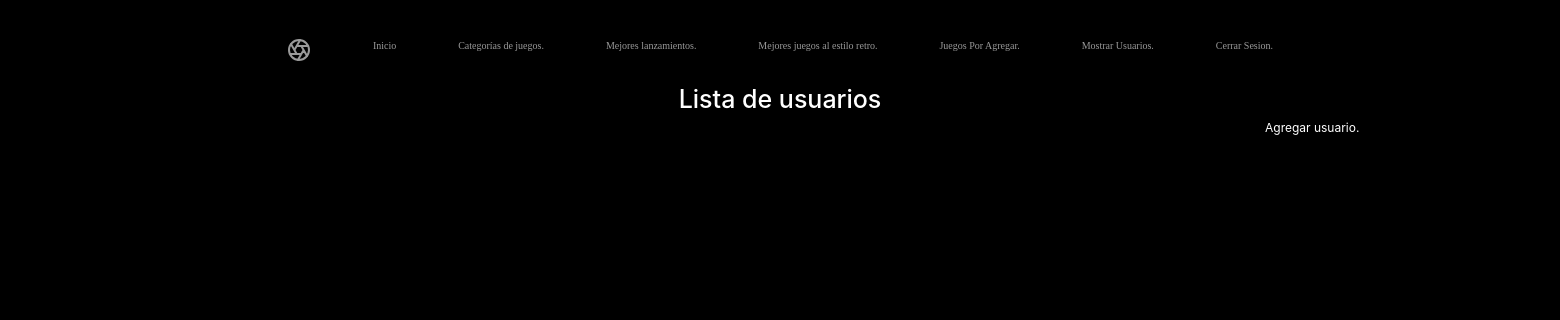
/catalogo/usuario/, run on an earlier commit of the app's database.
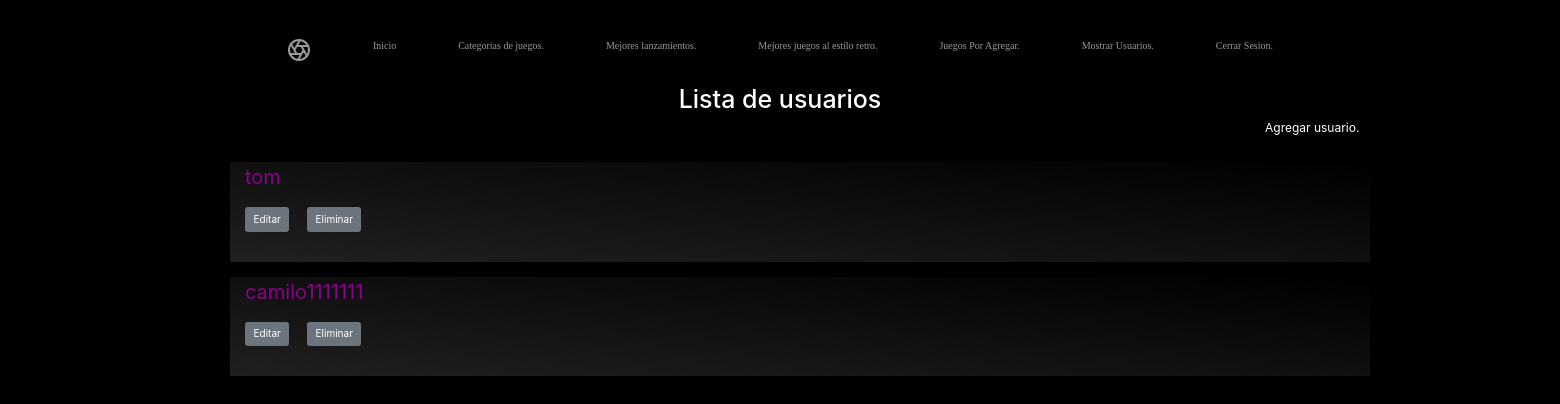
And on a later commit of the database.
### catalogo/models.py (models this page shows, shortened)
class Usuario(models.Model):
    rut = models.CharField(max_length=8, primary_key=True, help_text="Ingrese rut sin dígito verificador.")
    correo = models.CharField(max_length=100)
    usuario = models.CharField(max_length=20)
    clave = models.CharField(max_length=20)
    def get_absolute_url(self):
        return reverse('usuario_detail', args=[int(self.rut)])

### catalogo/views.py (the view)
# urls.py: path('usuario/',views.UsuarioListView.as_view(), name='usuarios'),
class UsuarioListView(generic.ListView):
    model= Usuario
    paginate_by= 10

### catalogo/templates/catalogo/usuario_list.html (shortened to what this page needs)
<html>
{% extends "base_generic.html" %}
{% block content %}
<head>
{% load static %}
<link rel="stylesheet" href="css/styles">
</head>
<body style="background:black">
    <h1 style="text-align: center;">Lista de usuarios</h1>
    <p class=container style="margin-left: 1250px;">
        <a style="color:white; font-size: 12px;"  href="{% url 'usuario_create' %}">Agregar usuario.</a>
    </p>
    <ul>
        {% for usuario in object_list %}
        <br>
        <div class=container style="background: linear-gradient(to bottom left, #000000,  #202020);">
            <a style="font-size: 20px; color: darkmagenta;"href="{{ usuario.get_absolute_url}}"> {{usuario.usuario}}</a> <br> <br>
            <a style="margin-right: 15px;"  href="{% url 'usuario_update' usuario.rut %}"> <input class="btn btn-secondary" type="button" value="Editar" > </a>
            <a href="{% url 'usuario_delete' usuario.rut %}"> <input class="btn btn-secondary" type="button" value="Eliminar" ></a> <br> <br> <br>
        </div>
        {% endfor %}
    </ul>
</body>
{% endblock %}

### catalogo/templates/base_generic.html (shortened to what this page needs)
<!DOCTYPE html>
<html lang="en">
<head>
  {% load static %}
   <link rel="stylesheet" href="https://cdnjs.cloudflare.com/ajax/libs/font-awesome/4.7.0/css/font-awesome.min.css">
   <link rel="stylesheet" href="https://maxcdn.bootstrapcdn.com/bootstrap/3.3.7/css/bootstrap.min.css">
  <link rel="stylesheet" href="{% static 'css/color.css' %}">
  <link href="{% static 'css/bootstrap.min.css' %}" rel="stylesheet">
  <link href="{% static 'css/carousel.css' %}" rel="stylesheet">
  </head>
<body>
  <header>
    <nav class="site-header sticky-top py-1">
      <div class="container d-flex flex-column flex-md-row justify-content-between">
        <a class="py-2" href="{% url 'game_create' %}" aria-label="Product">
        </a>
        <a class="py-2 d-none d-md-inline-block" href="{% url 'index' %}">Inicio</a>
        <a class="py-2 d-none d-md-inline-block" href="{% url 'categoria' %}">Categorías de juegos.</a>
        <a class="py-2 d-none d-md-inline-block" href="{% url 'mjrjuego' %}">Mejores lanzamientos.</a>
        <a class="py-2 d-none d-md-inline-block" href="{% url 'retro' %}">Mejores juegos al estilo retro.</a>
        <a class="py-2 d-none d-md-inline-block" href="{% url 'games' %}">Juegos Por Agregar.</a>
        <a class="py-2 d-none d-md-inline-block" href="{% url 'usuarios' %}">Mostrar Usuarios.</a>
        <a class="py-2 d-none d-md-inline-block" href="{% url 'logout' %}">Cerrar Sesion.</a>
      </div>
    </nav>
</header>
      {% block content %}{% endblock %}
</body>
</html>

### catalogo/static/css/color.css (style rules this page uses)
p { color: aliceblue; }
h1 { color: white; text-align: center; }
.site-header { background-color: rgba(0, 0, 0, .85); -webkit-backdrop-filter: saturate(180%) blur(20px); backdrop-filter: saturate(180%) blur(20px); font-family: 'Kaushan Script', cursive; }
.site-header a { color: #999; transition: ease-in-out color .15s; }

### catalogo/static/css/carousel.css (style rules this page uses)
body { padding-top: 3rem; padding-bottom: 3rem; color: #5a5a5a; }

What changed in the data, as far as the page shows it:
added Usuario: usuario "tom"
added Usuario: usuario "camilo1111111"
